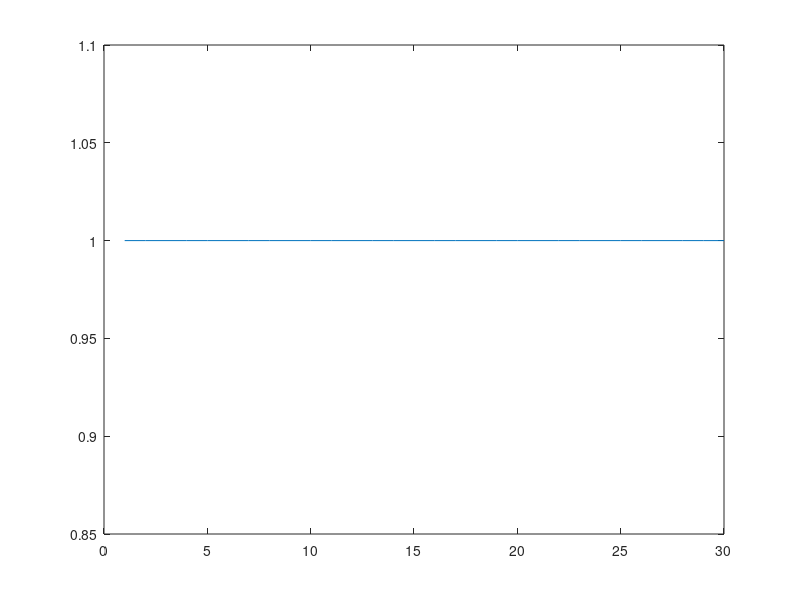

MATLAB code to generate this figure:
clear all;
clc;
close all;

%% Constants

N_I = 20;                   % number of interior points
N_B = 20;                   % Number of boundary points
N_K = 30;                   % number of bessel expansions to run through
k = linspace(0, 10, N_K);   % bessel expansion numbers

%% Set up Boundary Conditions

theta_i = rand(N_I, 1);     % randomly selected interior angles
theta_b = rand(N_B, 1);     % randomly selected boundary angles
r_i = rand(N_I, 1);         % randomly selected interior radii
x_b = cos(theta_b);
y_b = sin(theta_b);
x_i = r_i.*cos(theta_i);
y_i = r_i.*sin(theta_i);

%% Set up A

A = zeros(N_B, N_B+N_I, N_K);

% Loop for boundary
for i = 1:N_B
    for j = 1:N_I
        for l = 1:N_K
            A(i, j, l) = besselj(i, k(l))*cos(i*theta_b(i));
        end
    end
end

% Loop for interior
for i = 1:N_B
    for j = 1:N_I
        for l = 1:N_K
            A(i, j+N_B, l) = besselj(i, k(l)*r_i(j))*cos(i*theta_i(j));
        end
    end
end

%% QR factorization

vect = zeros(N_K, 1);
for i =1:N_K
    [Q,R] = qr(A(:, :, i));
    vect(i) = min(svd(Q)); 
end

%% Plot

plot(vect);